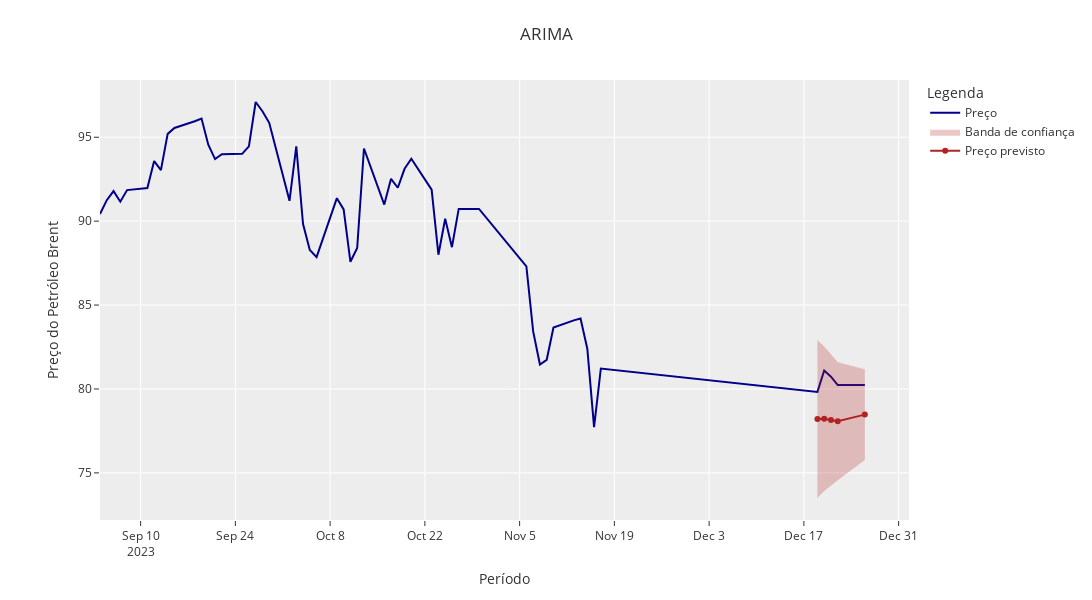

This figure's notebook cell:
### Code cell
fig = px.line(
    base_arima_px,
    template=template,
    color_discrete_sequence=['#00008B']
)
fig.add_scatter(
    x=banda_arima_index, 
    y=banda_arima,
    name='Banda de confiança',
    mode='lines',
    line_color='#B22222',
    line_width=0,
    opacity=0.5,
    fill='toself'
)
fig.add_scatter(
    x=forecast_arima.ds, 
    y=forecast_arima['AutoARIMA'], 
    name='Preço previsto',
    marker=dict(color='#B22222')
)
fig.update_layout(
    title='ARIMA',
    xaxis_title='Período',
    yaxis_title='Preço do Petróleo Brent',
    legend_title='Legenda',
    width=1600, 
    height=600,
    margin=dict(l=100, r=20, t=80, b=80)
)
fig.show()

### Figure 1 — Plotly figure (JSON) as saved in the notebook; plotly's stock layout.template omitted (floating-point values rounded to 4 significant figures)
{"data": [{"hovertemplate": "variable=Preço<br>ds=%{x}<br>value=%{y}<extra></extra>", "legendgroup": "Preço", "line": {"color": "#00008B", "dash": "solid"}, "marker": {"symbol": "circle"}, "mode": "lines", "name": "Preço", "orientation": "v", "showlegend": true, "type": "scatter", "x": ["2023-12-26T00:00:00", "2023-12-22T00:00:00", "2023-12-21T00:00:00", "2023-12-20T00:00:00", "2023-12-19T00:00:00", "2023-11-17T00:00:00", "2023-11-16T00:00:00", "2023-11-15T00:00:00", "2023-11-14T00:00:00", "2023-11-13T00:00:00", "2023-11-10T00:00:00", "2023-11-09T00:00:00", "2023-11-08T00:00:00", "2023-11-07T00:00:00", "2023-11-06T00:00:00", "2023-10-30T00:00:00", "2023-10-27T00:00:00", "2023-10-26T00:00:00", "2023-10-25T00:00:00", "2023-10-24T00:00:00", "2023-10-23T00:00:00", "2023-10-20T00:00:00", "2023-10-19T00:00:00", "2023-10-18T00:00:00", "2023-10-17T00:00:00", "2023-10-16T00:00:00", "2023-10-13T00:00:00", "2023-10-12T00:00:00", "2023-10-11T00:00:00", "2023-10-10T00:00:00", "2023-10-09T00:00:00", "2023-10-06T00:00:00", "2023-10-05T00:00:00", "2023-10-04T00:00:00", "2023-10-03T00:00:00", "2023-10-02T00:00:00", "2023-09-29T00:00:00", "2023-09-28T00:00:00", "2023-09-27T00:00:00", "2023-09-26T00:00:00", "2023-09-25T00:00:00", "2023-09-22T00:00:00", "2023-09-21T00:00:00", "2023-09-20T00:00:00", "2023-09-19T00:00:00", "2023-09-18T00:00:00", "2023-09-15T00:00:00", "2023-09-14T00:00:00", "2023-09-13T00:00:00", "2023-09-12T00:00:00", "2023-09-11T00:00:00", "2023-09-08T00:00:00", "2023-09-07T00:00:00", "2023-09-06T00:00:00", "2023-09-05T00:00:00", "2023-09-04T00:00:00"], "xaxis": "x", "y": [80.23, 80.23, 80.73, 81.1, 79.82, 81.22, 77.73, 82.4, 84.2, 84.09, 83.66, 81.74, 81.46, 83.43, 87.31, 90.73, 90.73, 88.45, 90.14, 88, 91.88, 93.72, 93.12, 91.99, 92.52, 90.99, 94.33, 88.4, 87.58, 90.7, 91.37, 87.86, 88.28, 89.83, 94.46, 91.21, 95.86, 96.55, 97.1, 94.46, 94.01, 93.99, 93.7, 94.56, 96.11, 95.95, 95.55, 95.2, 93.04, 93.58, 91.97, 91.85, 91.16, 91.79, 91.25, 90.42], "yaxis": "y"}, {"fill": "toself", "line": {"color": "#B22222", "width": 0}, "mode": "lines", "name": "Banda de confiança", "opacity": 0.5, "type": "scatter", "x": ["2023-12-26T00:00:00", "2023-12-22T00:00:00", "2023-12-21T00:00:00", "2023-12-20T00:00:00", "2023-12-19T00:00:00", "2023-12-19T00:00:00", "2023-12-20T00:00:00", "2023-12-21T00:00:00", "2023-12-22T00:00:00", "2023-12-26T00:00:00"], "y": [81.18, 81.59, 82.06, 82.54, 82.93, 73.5, 73.92, 74.24, 74.56, 75.77]}, {"marker": {"color": "#B22222"}, "name": "Preço previsto", "type": "scatter", "x": ["2023-12-26T00:00:00", "2023-12-22T00:00:00", "2023-12-21T00:00:00", "2023-12-20T00:00:00", "2023-12-19T00:00:00"], "y": [78.47, 78.08, 78.15, 78.23, 78.21]}], "layout": {"height": 600, "legend": {"title": {"text": "Legenda"}, "tracegroupgap": 0}, "margin": {"b": 80, "l": 100, "r": 20, "t": 80}, "title": {"text": "ARIMA"}, "width": 1600, "xaxis": {"anchor": "y", "domain": [0, 1], "title": {"text": "Período"}}, "yaxis": {"anchor": "x", "domain": [0, 1], "title": {"text": "Preço do Petróleo Brent"}}}}
